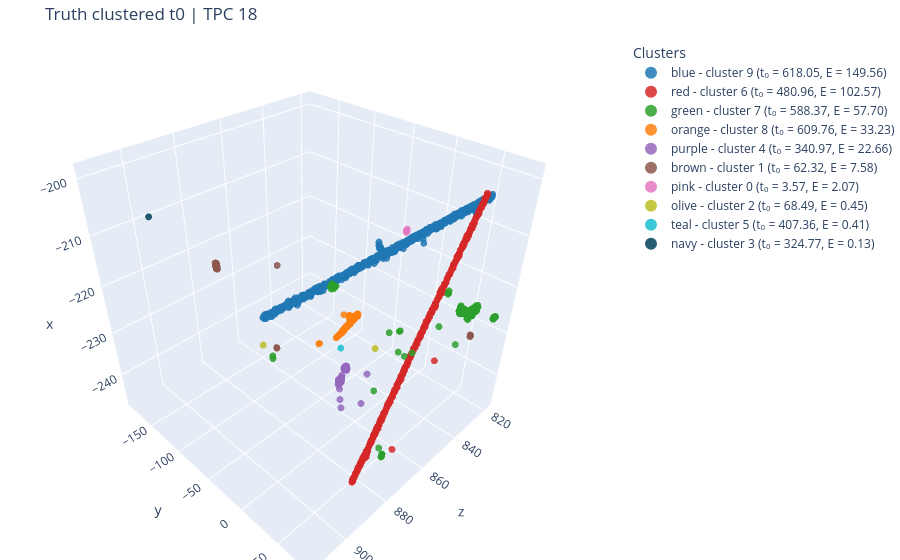
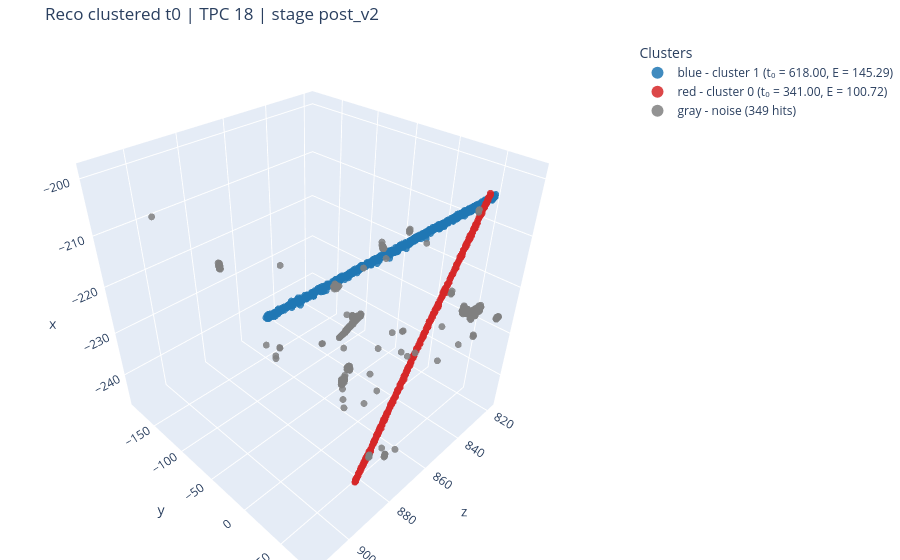

The notebook cell saved with these charts, in order:
### Code cell
from M5p1 import plottingTools as pt
importlib.reload(pt)

# Truth vs reco clustered-t0 3D plots (mirror of the vRelease5 cell).
T0_GROUP_WINDOW_TICKS = 5
TRUTH_SAVE_HTML = f"truth_clustered_t0_TPC{WRONG_TPC_ID}.html"
RECO_SAVE_HTML = f"reco_clustered_t0_TPC{WRONG_TPC_ID}_{SCAN_STAGE}.html"

truth_t0_plot = tp.plot_truth_from_namespace(
    globals(),
    target_tpc=WRONG_TPC_ID,
    mode="t0",
    time_window=T0_GROUP_WINDOW_TICKS,
    convert_t0_to_matching_ticks=True,
    title=f"Truth clustered t0 | TPC {WRONG_TPC_ID}",
    save_path=TRUTH_SAVE_HTML,
    show=True,
)
print(f"Saved truth clustered-t0 plot: {TRUTH_SAVE_HTML}")

_tpc_mask = _tpc_arr == int(WRONG_TPC_ID)
_reco_t0 = np.asarray(STAGE_SNAPSHOTS[SCAN_STAGE], dtype=np.float64)
_reco_t0_safe = np.where(np.isfinite(_reco_t0), _reco_t0, -1.0)
_reco_labels_tpc = pt.group_hits_by_time(_reco_t0_safe[_tpc_mask], time_window=T0_GROUP_WINDOW_TICKS)

pt.plot_3d_clusters_with_t0(
    x=np.asarray(xset)[_tpc_mask],
    y=np.asarray(yset)[_tpc_mask],
    z=np.asarray(zset)[_tpc_mask],
    labels=_reco_labels_tpc,
    t0s=_reco_t0_safe[_tpc_mask],
    energies=np.asarray(Eset, dtype=np.float64)[_tpc_mask],
    title=f"Reco clustered t0 | TPC {WRONG_TPC_ID} | stage {SCAN_STAGE}",
    save_path=RECO_SAVE_HTML,
)
print(f"Saved reco clustered-t0 plot: {RECO_SAVE_HTML}")

### Figure 1 — Plotly figure (JSON) as saved in the notebook; plotly's stock layout.template omitted (floating-point values rounded to 4 significant figures; data arrays with more than 128 entries replaced by an {"elided": "..."} marker saying what was removed)
{"data": [{"marker": {"color": "#1f77b4", "line": {"width": 0}, "opacity": 0.85, "size": 4}, "mode": "markers", "name": "blue - cluster 9 (t₀ = 618.05, E = 149.56)", "type": "scatter3d", "x": {"elided": "552 float values"}, "y": {"elided": "552 float values"}, "z": {"elided": "552 float values"}}, {"marker": {"color": "#d62728", "line": {"width": 0}, "opacity": 0.85, "size": 4}, "mode": "markers", "name": "red - cluster 6 (t₀ = 480.96, E = 102.57)", "type": "scatter3d", "x": {"elided": "277 float values"}, "y": {"elided": "277 float values"}, "z": {"elided": "277 float values"}}, {"marker": {"color": "#2ca02c", "line": {"width": 0}, "opacity": 0.85, "size": 4}, "mode": "markers", "name": "green - cluster 7 (t₀ = 588.37, E = 57.70)", "type": "scatter3d", "x": {"elided": "169 float values"}, "y": {"elided": "169 float values"}, "z": {"elided": "169 float values"}}, {"marker": {"color": "#ff7f0e", "line": {"width": 0}, "opacity": 0.85, "size": 4}, "mode": "markers", "name": "orange - cluster 8 (t₀ = 609.76, E = 33.23)", "type": "scatter3d", "x": [840.6, 841.0, 822.4, 822.8, 822.8, 823.2, 823.2, 823.5, 823.5, 822.0, 822.4, 823.5, 823.5, 821.3, 821.7, 822.0, 823.5, 823.5, 820.6, 820.9, 821.3, 823.2, 823.5, 819.1, 819.4, 819.8, 820.2, 820.2, 823.2, 818.3, 818.7, 818.7, 819.1, 819.1, 819.4, 819.8, 820.2, 820.2, 820.6, 820.9, 820.9, 821.3, 821.7, 821.7, 822.0, 822.0, 822.4, 822.4, 822.8, 822.8, 823.2, 823.5, 823.9, 824.3, 824.3, 824.6, 825.0, 818.7, 823.5, 824.6, 825.0, 825.4, 825.8, 826.1, 826.1, 826.5, 826.9, 827.3, 827.3, 827.6, 827.6, 828.0, 828.0, 828.4, 828.4, 828.7, 828.7, 829.1, 829.5, 829.9, 830.2, 830.6, 831.0, 831.3, 831.7, 832.1, 832.5], "y": [-106.9, -106.9, -102.8, -102.8, -102.8, -102.8, -102.8, -102.8, -102.8, -102.4, -102.4, -102.4, -102.4, -102.0, -102.0, -102.0, -102.0, -102.0, -101.7, -101.7, -101.7, -101.7, -101.7, -101.3, -101.3, -101.3, -101.3, -101.3, -101.3, -100.9, -100.9, -100.9, -100.9, -100.9, -100.9, -100.9, -100.9, -100.9, -100.9, -100.9, -100.9, -100.9, -100.9, -100.9, -100.9, -100.9, -100.9, -100.9, -100.9, -100.9, -100.9, -100.9, -100.9, -100.9, -100.9, -100.9, -100.9, -100.5, -100.5, -100.5, -100.5, -100.5, -100.5, -100.5, -100.5, -100.5, -100.5, -100.5, -100.5, -100.5, -100.5, -100.5, -100.5, -100.5, -100.5, -100.5, -100.5, -100.5, -100.5, -100.5, -100.5, -100.5, -100.5, -100.5, -100.5, -100.5, -100.5], "z": [-245.1, -245.1, -242.6, -242.7, -242.2, -242.5, -242.0, -242.4, -241.8, -242.7, -242.6, -242.1, -241.7, -242.6, -242.7, -242.5, -242.2, -241.8, -242.7, -242.7, -242.5, -242.0, -242.0, -242.9, -242.9, -242.8, -242.9, -242.5, -241.9, -242.6, -242.8, -242.3, -243.0, -242.6, -242.9, -243.0, -243.1, -242.7, -243.1, -243.3, -242.8, -243.2, -243.5, -243.0, -243.5, -243.1, -243.6, -243.2, -243.6, -243.2, -243.5, -243.6, -243.8, -243.9, -243.5, -243.8, -244.0, -243.0, -243.9, -243.9, -244.1, -244.0, -244.1, -244.2, -243.8, -244.1, -244.2, -244.5, -244.0, -244.6, -244.1, -244.6, -240.1, -244.7, -244.3, -244.8, -244.4, -244.8, -244.7, -245.0, -244.9, -244.9, -245.0, -245.0, -245.1, -245.1, -245.2]}, {"marker": {"color": "#9467bd", "line": {"width": 0}, "opacity": 0.85, "size": 4}, "mode": "markers", "name": "purple - cluster 4 (t₀ = 340.97, E = 22.66)", "type": "scatter3d", "x": [861.5, 867.4, 878.6, 878.6, 878.2, 878.6, 878.6, 878.2, 877.8, 878.2, 877.8, 877.8, 878.2, 877.8, 878.2, 881.9, 882.7, 881.6, 881.9, 881.9, 882.3, 882.3, 882.3, 882.7, 882.7, 883.1, 883.1, 883.1, 881.6, 881.6, 881.6, 881.9, 881.9, 881.9, 882.3, 882.3, 882.3, 882.7, 882.7, 882.7, 883.1, 881.6, 881.9, 882.3, 882.7, 883.1], "y": [15.15, 23.34, 26.69, 26.69, 27.06, 27.06, 27.06, 27.43, 27.8, 27.8, 28.17, 28.17, 28.17, 28.55, 28.55, 31.15, 31.15, 31.52, 31.52, 31.52, 31.52, 31.52, 31.52, 31.52, 31.52, 31.52, 31.52, 31.52, 31.89, 31.89, 31.89, 31.89, 31.89, 31.89, 31.89, 31.89, 31.89, 31.89, 31.89, 31.89, 31.89, 32.27, 32.27, 32.27, 32.27, 32.27], "z": [-233.5, -237.5, -225.8, -225.4, -225.9, -225.8, -225.3, -225.1, -225.2, -225.1, -226.1, -225.6, -225.8, -225.7, -225.8, -226.8, -227.3, -226.5, -230.6, -226.4, -228.2, -226.8, -226.3, -226.6, -226.2, -227.1, -226.4, -226.0, -226.6, -226.0, -225.5, -226.7, -226.2, -225.8, -226.7, -226.3, -225.8, -227.0, -226.4, -226.0, -226.5, -232.5, -226.8, -226.6, -226.7, -226.8]}, {"marker": {"color": "#8c564b", "line": {"width": 0}, "opacity": 0.85, "size": 4}, "mode": "markers", "name": "brown - cluster 1 (t₀ = 62.32, E = 7.58)", "type": "scatter3d", "x": [857.0, 857.0, 896.8, 897.2, 896.8, 896.8, 897.2, 897.2, 897.2, 897.2, 897.6, 897.6, 897.2, 897.2, 894.2, 818.3, 818.7, 818.7], "y": [-132.9, -132.5, -78.22, -78.22, -77.85, -77.85, -77.85, -77.85, -77.47, -77.47, -77.47, -77.47, -77.1, -77.1, -8.281, 54.59, 54.59, 54.59], "z": [-244.1, -244.3, -211.1, -211.2, -211.3, -210.8, -211.2, -210.6, -210.6, -210.1, -210.6, -210.0, -210.6, -210.1, -205.8, -233.2, -233.3, -232.9]}, {"marker": {"color": "#e377c2", "line": {"width": 0}, "opacity": 0.85, "size": 4}, "mode": "markers", "name": "pink - cluster 0 (t₀ = 3.57, E = 2.07)", "type": "scatter3d", "x": [827.6, 827.6, 827.6, 828.0, 828.0], "y": [-22.05, -21.67, -21.67, -21.67, -21.67], "z": [-214.3, -214.4, -213.9, -214.5, -214.1]}, {"marker": {"color": "#bcbd22", "line": {"width": 0}, "opacity": 0.85, "size": 4}, "mode": "markers", "name": "olive - cluster 2 (t₀ = 68.49, E = 0.45)", "type": "scatter3d", "x": [876.0, 823.9], "y": [-92.73, -58.13], "z": [-233.9, -246.3]}, {"marker": {"color": "#17becf", "line": {"width": 0}, "opacity": 0.85, "size": 4}, "mode": "markers", "name": "teal - cluster 5 (t₀ = 407.36, E = 0.41)", "type": "scatter3d", "x": [880.8], "y": [27.43], "z": [-220.7]}, {"marker": {"color": "#003f5c", "line": {"width": 0}, "opacity": 0.85, "size": 4}, "mode": "markers", "name": "navy - cluster 3 (t₀ = 324.77, E = 0.13)", "type": "scatter3d", "x": [895.7], "y": [-186.8], "z": [-209.7]}], "layout": {"legend": {"itemsizing": "constant", "title": {"text": "Clusters"}}, "margin": {"b": 0, "l": 0, "r": 0, "t": 40}, "scene": {"xaxis": {"title": {"text": "z"}}, "yaxis": {"title": {"text": "y"}}, "zaxis": {"title": {"text": "x"}}}, "showlegend": true, "title": {"text": "Truth clustered t0 | TPC 18"}}}

### Figure 2 — Plotly figure (JSON) as saved in the notebook; plotly's stock layout.template omitted (floating-point values rounded to 4 significant figures; data arrays with more than 128 entries replaced by an {"elided": "..."} marker saying what was removed)
{"data": [{"marker": {"color": "#1f77b4", "line": {"width": 0}, "opacity": 0.85, "size": 4}, "mode": "markers", "name": "blue - cluster 1 (t₀ = 618.00, E = 145.29)", "type": "scatter3d", "x": {"elided": "538 float values"}, "y": {"elided": "538 float values"}, "z": {"elided": "538 float values"}}, {"marker": {"color": "#d62728", "line": {"width": 0}, "opacity": 0.85, "size": 4}, "mode": "markers", "name": "red - cluster 0 (t₀ = 341.00, E = 100.72)", "type": "scatter3d", "x": {"elided": "271 float values"}, "y": {"elided": "271 float values"}, "z": {"elided": "271 float values"}}, {"marker": {"color": "gray", "line": {"width": 0}, "opacity": 0.85, "size": 4}, "mode": "markers", "name": "gray - noise (349 hits)", "type": "scatter3d", "x": {"elided": "349 float values"}, "y": {"elided": "349 float values"}, "z": {"elided": "349 float values"}}], "layout": {"legend": {"itemsizing": "constant", "title": {"text": "Clusters"}}, "margin": {"b": 0, "l": 0, "r": 0, "t": 40}, "scene": {"xaxis": {"title": {"text": "z"}}, "yaxis": {"title": {"text": "y"}}, "zaxis": {"title": {"text": "x"}}}, "showlegend": true, "title": {"text": "Reco clustered t0 | TPC 18 | stage post_v2"}}}
